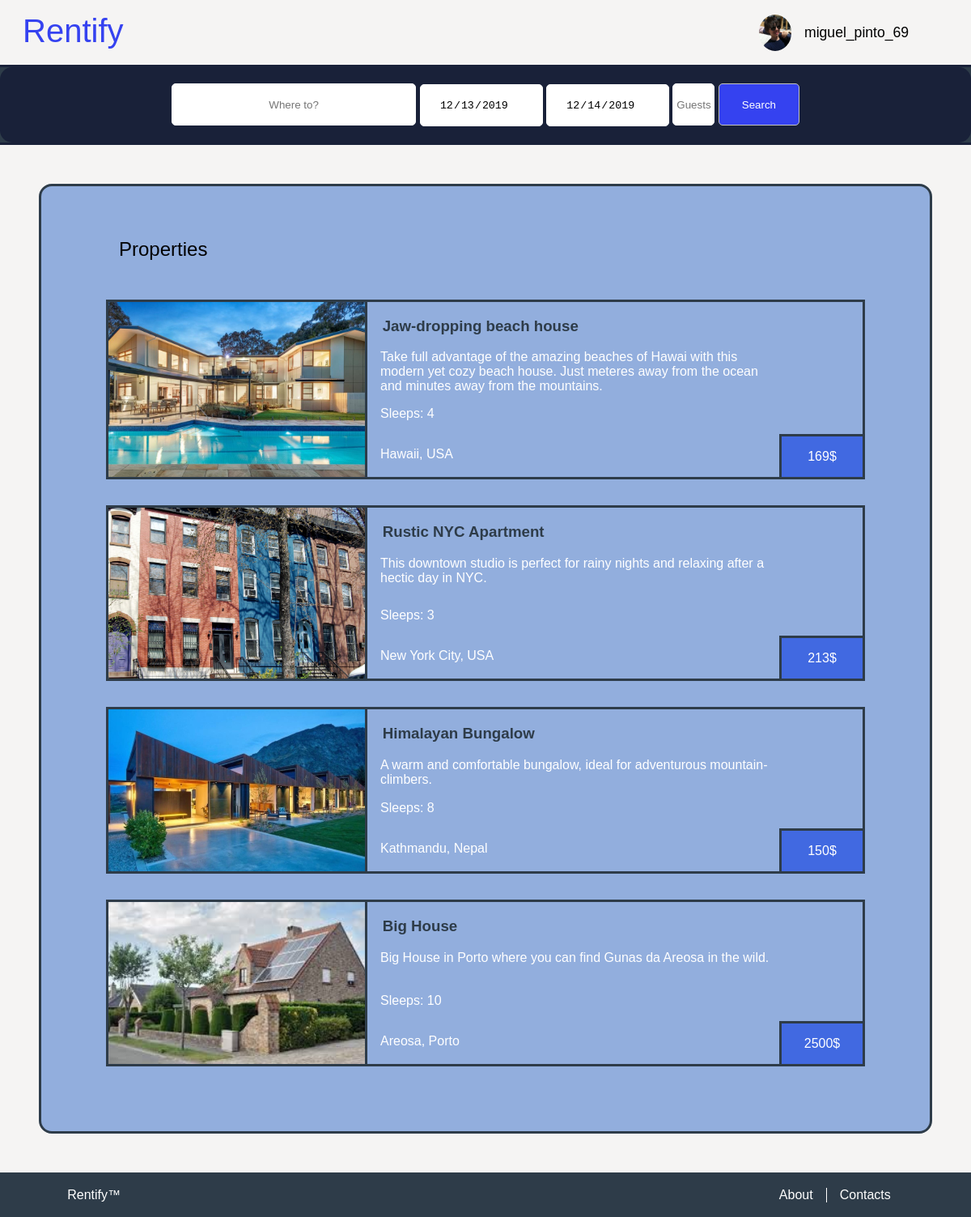
Page /pages/search_page.php (signed in) on the committed database.
### tables this page shows
CREATE TABLE User(
    username TEXT UNIQUE PRIMARY KEY,
    full_name TEXT NOT NULL,
    birthdate DATE NOT NULL,
    phone INTEGER NOT NULL,
    email TEXT NOT NULL,
    password_hash INTEGER NOT NULL,
    image_name TEXT NOT NULL 
);

CREATE TABLE PropertyImage(
    property_id INTEGER REFERENCES Property(id),
    image_name TEXT NOT NULL,
    PRIMARY KEY(property_id, image_name)
);

CREATE TABLE Property(
    id INTEGER PRIMARY KEY AUTOINCREMENT,
    owner_username TEXT REFERENCES User(username) ON DELETE CASCADE ON UPDATE CASCADE,
    title TEXT NOT NULL,
    price_per_day REAL NOT NULL,
    location TEXT NOT NULL,
    description TEXT NOT NULL,
    sleeps INTEGER NOT NULL,

    CONSTRAINT minimum_sleeps CHECK (sleeps > 0)
);

### database/user.php (called while the page is built, shortened)
<?php
  include_once "../database/connection.php";
  function getUserImagePath($username) {
    global $db;
    $stmt = $db->prepare('
        SELECT image_name
        FROM User
        WHERE username = ?
    ');
    $stmt->execute(array($username));
    return $stmt->fetch();
  }
?>

### database/search.php (called while the page is built)
<?php
	include_once "../database/connection.php";
	include_once "reservations.php";
    function getPropertyByLocation($location){
        global $db;
		$stmt = $db->prepare('
			SELECT Property.*, PropertyImage.image_name as image
			FROM Property
			JOIN PropertyImage
            ON Property.id = PropertyImage.property_id'
        );
        $stmt->execute();
        $articles = $stmt->fetchAll();
		$location = preg_quote($location);
		$pattern = '#\b'.$location.'\b#i';
        $matches = [];
        $index = 0;
        foreach($articles as $article) {
            if (preg_match($pattern, $article['location'])) {
                $matches[$index] = $article;
                $index++;
            }
        }
		return $matches;
	}
	function getPropertyByLocationBetweenDates($location, $start_date, $end_date){
        $properties = getPropertyByLocation($location);
		$matches = array();
		foreach ($properties as $property) {
			try{
				$reservations = getHouseReservationsBetweenDates($property['id'], $start_date, $end_date);
				if(count($reservations) == 0)
					array_push($matches, $property);
			}catch(PDOException $e){
				die($e->getMessage());
			}
		}
		return $matches;
	}
	function searchProperties($location, $start_date, $end_date, $guests){
		$properties = getPropertyByLocationBetweenDates($location, $start_date, $end_date);
		$matches = array();
		foreach ($properties as $property) {
			if($property['sleeps'] >= $guests)
				array_push($matches, $property);
		}
		return $matches;
	}
?>

### database/reservations.php (called while the page is built, shortened)
<?php
    include_once "../database/connection.php";
    function getHouseReservationsBetweenDates($id_property, $start_date, $end_date){
        global $db;
        $stmt = $db->prepare('
            SELECT * FROM Reservation
            WHERE id_property = ?
                  AND ((date_start >= Date(?) AND date_end <= Date(?))
                       OR (date_end >= Date(?) AND date_start <= Date(?))
                       OR (date_start <= Date(?) AND date_end >= Date(?)))
            ');
        $stmt->execute(array($id_property, $start_date, $end_date, $end_date, $end_date, $start_date, $start_date));
        return $stmt->fetchAll();
    }
?>

### pages/search_page.php (the view, shortened to what this page needs)
<?php
    include_once "../database/property.php";
    include_once "../database/search.php";
    include_once "../templates/tpl_common.php";
    include_once "../templates/tpl_scroll_top.php";
    $location = $_POST['location'];
    $start_date = $_POST['start_date'];
    $end_date = $_POST['end_date'];
    $guests = $_POST['guests'];
    document_main_part();
?>
    <link rel="stylesheet" type="text/css" href="../css/search_page.css">
    <link rel="stylesheet" type="text/css" href="../css/search_bar.css">
    <link rel="stylesheet" type="text/css" href="../css/properties_list.css">
</head>
<body>
    <?php draw_body_header(); ?>
    <section id="search_bar">
        <?php draw_search_bar(); ?>
    </section>
    <section id="properties">
        <h2 id="properties_h">Properties</h2>
        <?php
        $articles = searchProperties($location, $start_date, $end_date, $guests);
        if(count($articles) == 0){
        ?>
        <article id="not_found">
            <img src="../images/search.png" alt="Not found"/>
            <p>No results were found for the specified search.</p>
        </article>
        <?php
        }
        else{
        foreach($articles as $propertyArticle){
        ?>
        <a href="property_page.php?property=<?=$propertyArticle['id']?>">
            <article id="property">
                <div id="image">
                    <img src="../images/<?=$propertyArticle['image'] ?>" alt="<?=$propertyArticle['image']?>"/>
                </div>
                <h3 id="property_name"><?=$propertyArticle['title']?></h3>
                <p id="description"><?=$propertyArticle['description']?></p>
                <div id="price_box">
                    <p id="price"><?=$propertyArticle['price_per_day']?></p>
                </div>
                <p id="sleeps"><?=$propertyArticle['sleeps']?></p>
                <p id="location"><?=$propertyArticle['location']?></p>
            </article>
        </a>
        <?php }
        }
        ?>
    </section>
<?php
    draw_footer(true);
?>

### templates/tpl_common.php (shortened to what this page needs)
<?php
include_once "../includes/init.php";
include_once "../database/user.php";
function draw_user_image(){
    $image_name = getUserImagePath($_SESSION['username']);
    $image_path = "../images/".$image_name['image_name'];
    echo "<img src=".$image_path." alt=\"User's photo\" id=\"user_photo\">";
}
function draw_body_header(){
    draw_header('user.php', 'Profile');
}
function draw_header($page, $name){
?>
    <header>
        <div id="fixed">
        <h1><a href="index.php"> Rentify </a></h1>
        <?php
        if(isset($_SESSION['username'])) {
        ?>
            <div class="dropdown">
                <?php draw_user_image(); ?>
                <button  class="dropdown_button" id="user_badge" > <?php echo $_SESSION['username'] ?> </button>
            </div>
        <?php
        }
        ?>
        </div>
    </header>
<?php
}
?>
<?php
function draw_search_bar(){
?>
    <form id="search_form" action="search_page.php" method="post">
        <div class="search_box">
            <input class="location" name="location" type="text" placeholder="Where to?"/>
            <input class="date" name="start_date" type="date" value="2019-11-13" min="2019-11-13"/>
            <input class="date" name="end_date" type="date" value="2019-11-14" min="2019-11-14"/>
            <input class="guests" name="guests" type="number" placeholder="Guests" min="1" required/>
            <input class="search_button" type="submit" value="Search"/>
        </div>
    </form>
<?php
}
function document_main_part(){
?>
<!DOCTYPE html>
<html lang="en">
    <head>
        <link href="../css/layout.css" rel="stylesheet">
        <link href="../css/style.css" rel="stylesheet">
<?php
}
function draw_footer($include_button){
?>
        <footer id="footer">
            <p><a href="../pages/index.php">Rentify™</a></p>
            <ul>
                <li><a href="../pages/about.php">About</a></li>
                <li><a href="../pages/contacts.php">Contacts</a></li>
            </ul>
        </footer>
    </body>
</html>
<?php
}
?>

### css/layout.css (style rules this page uses)
body { background-color: #F5F4F3; margin: 0; height: 100vh; display: grid; grid-template-rows: [header] auto [nav] auto [properties] 1fr [footer] auto [end]; }
body > header { height: 3.0em; }
body > header h1 { grid-column: 1; grid-row-start: 1; grid-row-end: 3; padding-left: 0.3em; padding-right: 0.3em; }
body > header #user_photo { width: 40px; border-radius: 50%; align-self: center; }
body > header #user_badge { font-size: 1.1em; color: black; }
.dropdown { display: grid; grid-column: 3; grid-row: 1; grid-template-columns: 1fr 1fr; grid-template-rows: 1.2fr 0.1fr; justify-items: start; margin-right: 3em; }
.dropdown .dropdown_button { width: 190px; cursor: pointer; font-size: 16px; border: none; outline: none; color: white; padding: 14px 16px; background-color: inherit; font-family: inherit; margin: 0; grid-row: 1; grid-column: 2; text-align: left; }

### css/style.css (style rules this page uses)
body > header { padding-bottom: 2em; z-index: 2; }
body > header #fixed { position: fixed; padding: 1em; background-color: #F5F4F3; height: inherit; width:100%; display: grid; grid-template-columns: 6fr auto 1fr; }
body > header h1 { margin: 0; }
body > header a { color: #3542f0; font-weight: lighter; text-decoration: none; outline: none; }
body { font-family: 'Trebuchet MS', Helvetica, sans-serif; color: black; font-weight: lighter; }
body h1, body h2 { font-family: 'Trebuchet MS', Helvetica, sans-serif; color: black; font-weight: lighter; }
header h1 { font-size: 2.5em; }
#footer { font-family: "Helvetica"; }
html { height: 100%; }
#footer { display: grid; grid-template-columns: auto 0.1fr; background-color: #2e3c49; padding: 0.2em; text-align: center; margin: 0; height: 3em; align-self: end; }
#footer p { grid-column: 1; text-align: left; margin-left: 5em; }
#footer ul { display: flex; grid-column: 2; flex-direction: row; padding-left: 0%; text-align: right; margin-right: 5em; }
#footer li { display: block; flex: 1; list-style-type: none; padding-right: 1em; padding-left: 1em; }
#footer li:first-of-type { border-right: 1px solid white; }
#footer a { color: white; text-decoration: none; }

### css/search_page.css (style rules this page uses)
#search_bar { background: #2e3c49; text-align: center; border-top: solid rgba(5, 6, 43, 0.5); border-bottom: solid rgba(5, 6, 43, 0.5); }
#properties { background-color: #FFFFFF; }

### css/search_bar.css (style rules this page uses)
.search_box .location, .search_box .date, .search_box .guests { height: 50px; padding: 0px; text-align: center; border-radius: 5px; border: 1.2px solid #FFFFFF; }
.search_box .location { width: 300px; }
.search_box .date { width: 150px; }
.search_box .guests { width: 50px; }
.search_box .search_button { height: 52px; width: 100px; padding: 0em; background: #3542f0; color: #ffffff; border-radius: 5px; border: 1.2px solid rgb(195, 197, 193); }
.search_box { background-color: rgba(5, 6, 43, 0.5); padding: 20px 30px; border-radius: 15px; }
[type="date"] { background:#fff url(https://cdn1.iconfinder.com/data/icons/cc_mono_icon_set/blacks/16x16/calendar_2.png) 97% 50% no-repeat ; }

### css/properties_list.css (style rules this page uses)
#properties { background-color: #92aedd; padding: 1em 3em 3em 3em; margin: 3em; border: solid #2e3c49; border-radius: 1em; }
#properties #properties_h { color: black; margin: 2em; }
#properties #property { display: grid; border: solid #2e3c49; grid-template-columns: 320px auto 103px; grid-template-rows: auto 1fr; margin: 2em; }
#properties a { text-decoration: none; }
#properties #property #image { background: #92aedd; border-right: solid #2e3c49; grid-column: 1; grid-row-start: 1; grid-row-end: 6; display:flex; align-items: center; min-height: 200px; overflow: hidden; }
#properties #property #image img { margin: auto; width:100%; height:100%; object-fit:cover; align-self: center; }
#properties #property #property_name { grid-column: 2; grid-row: 1; padding-left: 1em; color: #2e3c49; }
#properties #property #description { grid-column-start: 2; grid-column-end: 3; grid-row: 2; padding-left: 1em; color: white; margin: 0%; }
#properties #property #sleeps::before { content: 'Sleeps: ' }
#properties #property #sleeps { grid-column: 2; grid-row: 3; padding-left: 1em; color: white; }
#properties #property #price_box { grid-column: 3; grid-row: 4; align-self: end; height: 50px; width: 100px; border: solid #2e3c49; border-width: 0.2em 0em 0em 0.2em; background: royalblue; }
#properties #property #price { text-align: center; color: white; }
#properties #property #price::after { content: '$'; }
#properties #property #location { grid-column: 2; grid-row: 4; padding-left: 1em; color: white; }

### rows in the picture
user: image_name (picture)
propertyimage: image_name (picture), property.title "Jaw-dropping beach house", property.description "Take full advantage of the amazing beaches of Hawai with this modern yet cozy beach house. Just meteres away from the ocean and minutes away from the mountains.", property.price_per_day "169", property.sleeps "4", property.location "Hawaii, USA"
propertyimage: image_name (picture), property.title "Rustic NYC Apartment", property.description "This downtown studio is perfect for rainy nights and relaxing after a hectic day in NYC.", property.price_per_day "213", property.sleeps "3", property.location "New York City, USA"
propertyimage: image_name (picture), property.title "Himalayan Bungalow", property.description "A warm and comfortable bungalow, ideal for adventurous mountain-climbers.", property.price_per_day "150", property.sleeps "8", property.location "Kathmandu, Nepal"
propertyimage: image_name (picture), property.title "Big House", property.description "Big House in Porto where you can find Gunas da Areosa in the wild.", property.price_per_day "2500", property.sleeps "10", property.location "Areosa, Porto"

### other values in the picture
$_SESSION['username'] "miguel_pinto_69"
